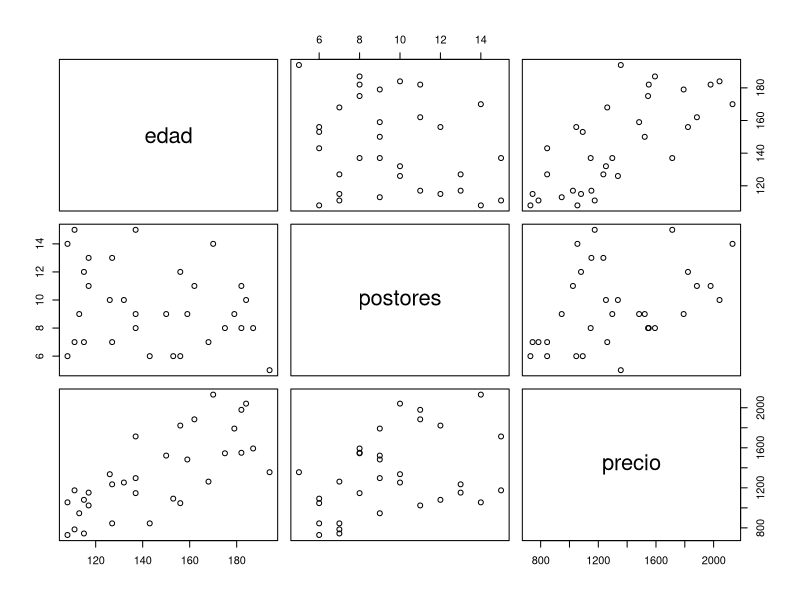
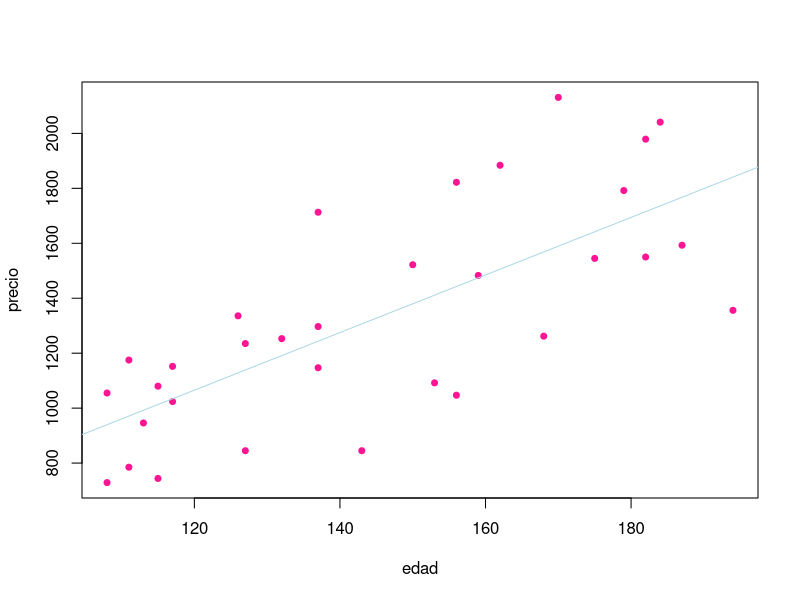
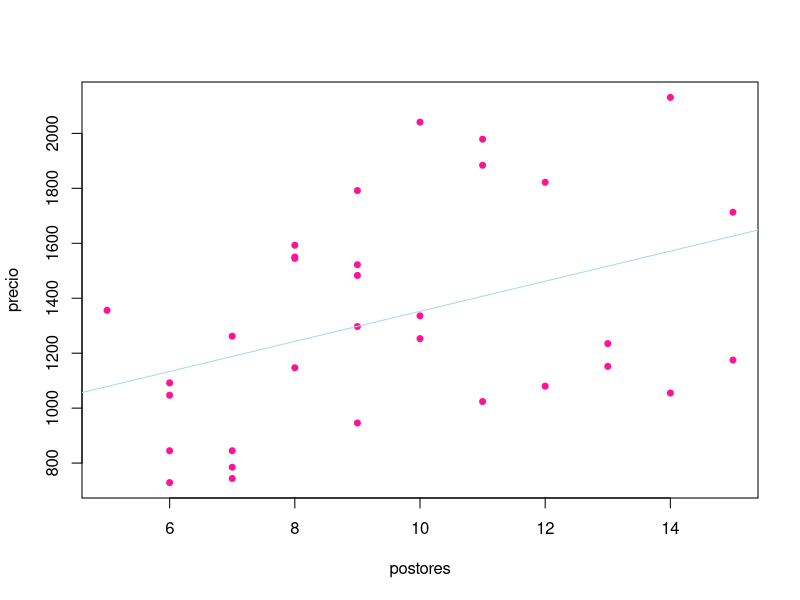
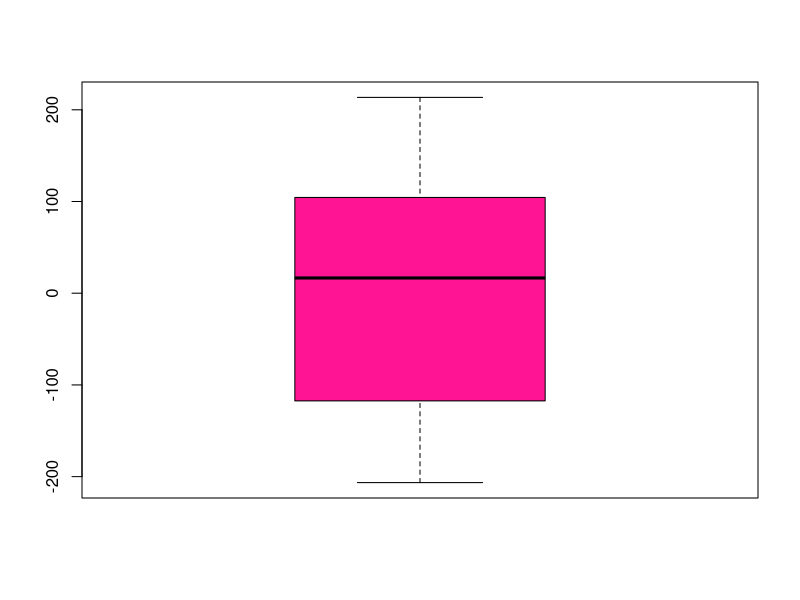
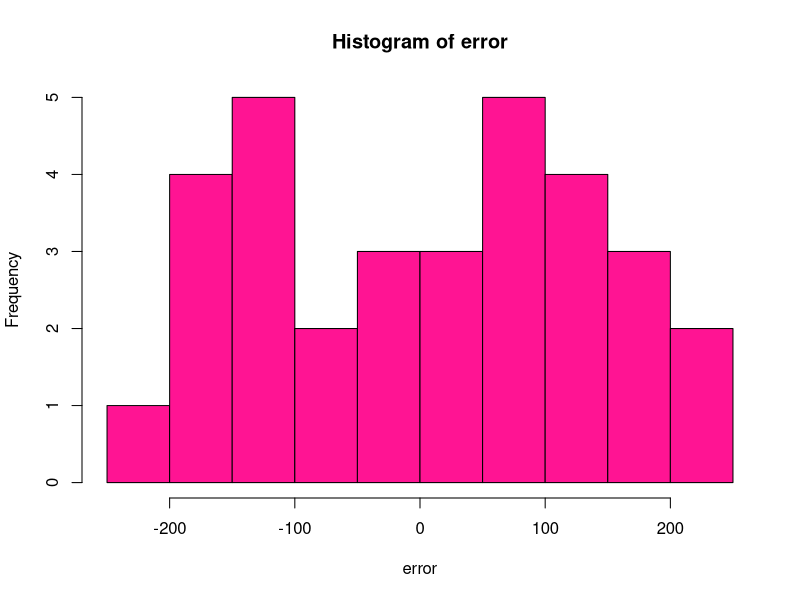

Here is the R script that generated these plots, in order:
## ---- chunk 1
knitr::opts_chunk$set(echo = TRUE)
## ---- chunk 2
library(readxl)
subasta <- read_excel("Ejemplo subasta (1).xlsx")
head(subasta)

edad <- subasta$Edad # x1 predictora
postores <- subasta$`Num Postores` # x2 predictora
precio <- subasta$`Precio de subasta` # variable de respuesta

## ---- chunk 3
datos <- data.frame(edad, postores, precio)

pairs(datos)
## ---- chunk 4
##### precio ~ edad

model1 <- lm(precio ~ edad)
summary(model1)

plot(edad, precio,col="deeppink",pch=20,lwd=2)
abline(model1, col="lightblue")

##### precio ~ postores

model2 <- lm(precio ~ postores)
summary(model2)

plot(postores, precio,col="deeppink",pch=20,lwd=2)
abline(model2, col="lightblue")
## ---- chunk 5
modelmult <- lm(precio~edad + postores)
summary(modelmult)
anova <-  anova(modelmult)
## ---- chunk 6
library(nortest)

error <- modelmult$residuals
error

shapiro.test(error)
ad.test(error)
## ---- chunk 7
boxplot(error, col="deeppink")
hist(error, col="deeppink")

## ---- chunk 8
library(MASS)
fitdistr(error,"normal")
